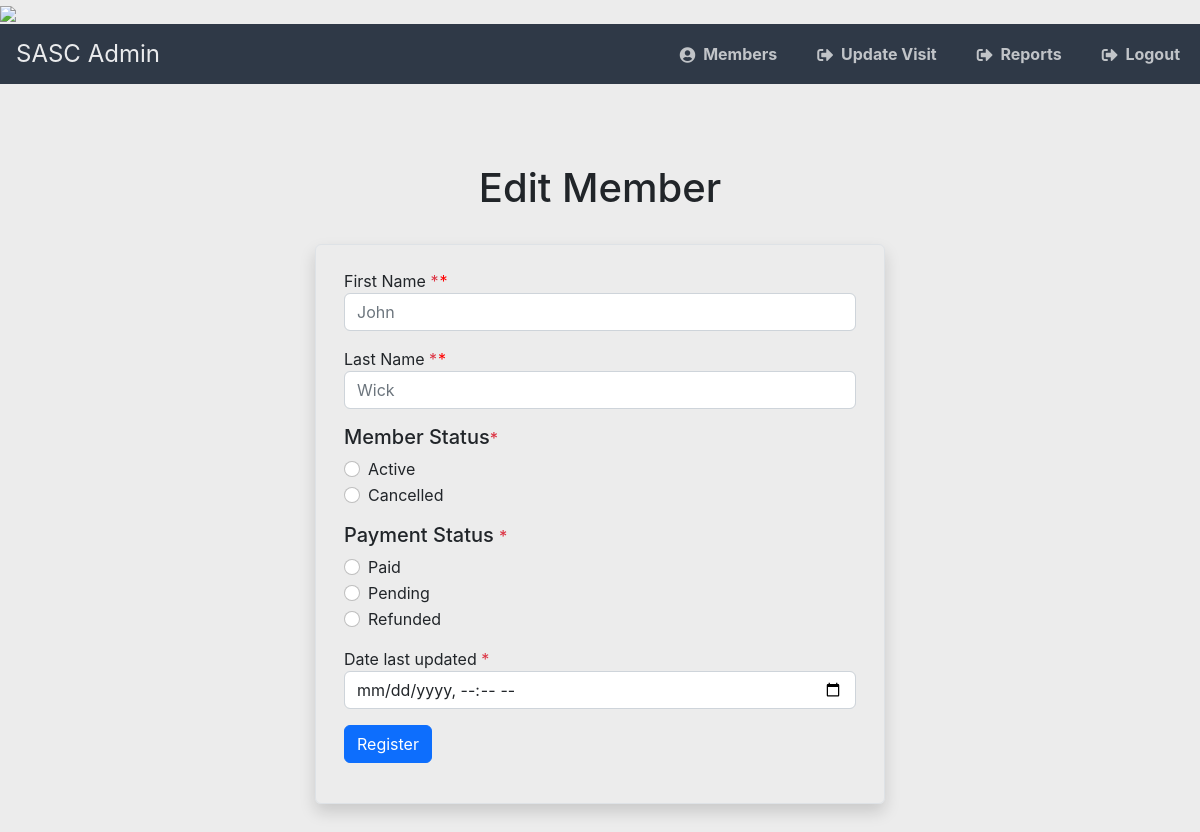
Before: /editmember.php?mem_pass_number=2 with the older database file.
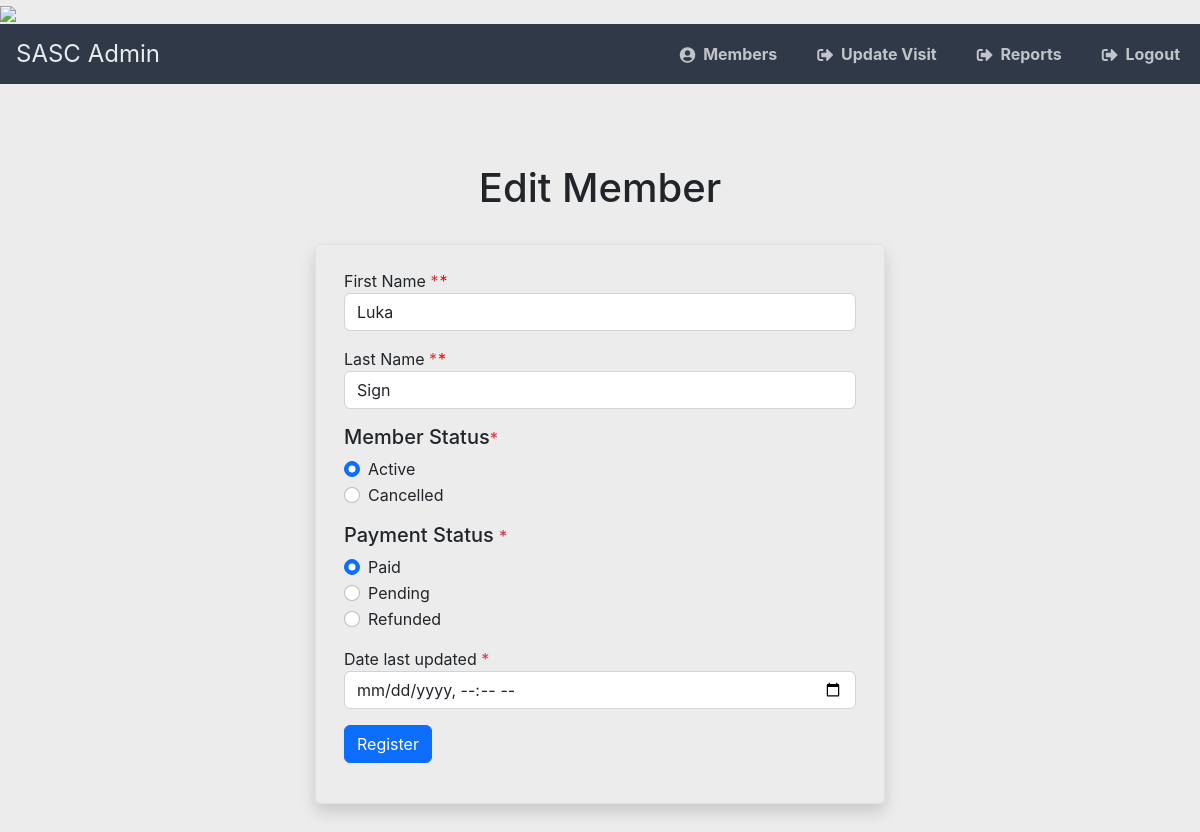
After: the same page with the newer database file.
### tables this page shows
CREATE TABLE `app_members` (
  `mem_pass_number` varchar(50) NOT NULL,
  `mem_first_name` varchar(50) NOT NULL,
  `mem_last_name` varchar(50) NOT NULL,
  `mem_status` enum('Cancelled','Active') NOT NULL,
  `mem_payment_status` enum('Paid','Pending','Refunded') NOT NULL,
  `mem_bar_code` varchar(50) NOT NULL,
  `mem_last_updated` timestamp NOT NULL
);

### html/includes/functions.php (called while the page is built, shortened)
<?php
function connectToDB()
{
    $db = config('db');
    $servername = $db['servername'];
    $username = $db['username'];
    $password = $db['password'];
    $dbName = $db['dbName'];
    try {
        $conn = new PDO("mysql:host=$servername;dbname=$dbName", $username, $password);
        $conn->setAttribute(PDO::ATTR_ERRMODE, PDO::ERRMODE_EXCEPTION);
        return $conn;
    } catch (PDOException $e) {
        echo 'Connection Failed: ' . $e->getMessage();
    }
}
function getMember($id)
{
    $conn = connectToDB();
    if ($conn) {
        $data = $conn->query("SELECT * FROM app_members WHERE mem_pass_number = $id")->fetchAll();
    }
    return $data;
}

### html/editmember.php (the view, shortened to what the changed rows need)
<?php
include_once('includes/functions.php');
$id = $_GET['mem_pass_number'];
$member = getMember($id)[0];
$errors = [];
function isInvalid(string $field)
{
    global $errors;
    return (in_array($field, $errors)) ? 'is-invalid' : null;
}
?>
<!doctype html>
<html lang="en">
<head>
    <link href="https://cdn.jsdelivr.net/npm/bootstrap@5.2.3/dist/css/bootstrap.min.css" rel="stylesheet">
    <link rel="stylesheet" href="https://use.fontawesome.com/releases/v5.7.1/css/all.css">
    <link href="./css/styles.css" rel="stylesheet" />
</head>
<body>
    <?php include 'includes/header.php'; ?>
    <div class="min-vh-100 d-flex align-items-center">
        <div class="container">
            <div class="row">
                <div class="col-12 text-center mb-4">
                    <h1>Edit Member <?php ?></h1>
                </div>
            </div>
            <div class="row d-flex justify-content-center">
                <div class="col-10 col-sm-8 col-md-6 rounded shadow border">
                    <form method="post" action="<?php htmlspecialchars($_SERVER['PHP_SELF']); ?>" class="py-4 px-3 needs-validation" novalidate>
                        <div class="mb-3 has-validation">
                            <label for="mem_first_name">First Name <nobr class="text-danger">*</nobr></label>
                            <input type="text" id="mem_first_name" name="mem_first_name" placeholder="John" class="form-control <?php echo isInvalid('mem_first_name'); ?>" value="<?php echo $member['mem_first_name'] ?>" required />
                        </div>
                        <div class="mb-3 has-validation">
                            <label for="mem_last_name">Last Name <nobr class="text-danger">*</nobr></label>
                            <input type="text" id="mem_last_name" name="mem_last_name" placeholder="Wick" class="form-control <?php echo isInvalid('mem_last_name'); ?>" value="<?php echo $member['mem_last_name'] ?>" required />
                        </div>
                        <div class="mb-3 has-validation">
                            <div class="form-check">
                                <input class="form-check-input <?php echo isInvalid('mem_status'); ?>" type="radio" name="mem_status" id="mem_status-active" value="Active" <?php echo ($member['mem_status'] === 'Active') ? 'checked' : null ?> required />
                                <label class="form-check-label" for="program1">Active</label>
                            </div>
                            <div class="form-check">
                                <input class="form-check-input <?php echo isInvalid('mem_status'); ?>" type="radio" name="mem_status" id="mem_status-cancelled" value="Cancelled" <?php echo ($member['mem_status'] === 'Cancelled') ? 'checked' : null ?> required />
                                <label class="form-check-label" for="program2">Cancelled</label>
                            </div>
                        </div>
                        <div class="mb-3 has-validation">
                            <div class="form-check">
                                <input class="form-check-input <?php echo isInvalid('mem_payment_status'); ?>" type="radio" name="mem_payment_status" id="payment-paid" value="paid" <?php echo ($member['mem_payment_status'] === 'Paid') ? 'checked' : null ?> required  />
                                <label class="form-check-label" for="mem_payment_status-paid">Paid</label>
                            </div>
                            <div class="form-check">
                                <input class="form-check-input <?php echo isInvalid('mem_payment_status'); ?>" type="radio" name="mem_payment_status" id="payment-pending" value="pending" <?php echo ($member['mem_payment_status'] === 'Pending') ? 'checked' : null ?> required />
                                <label class="form-check-label" for="mem_payment_status-pending">Pending</label>
                            </div>
                            <div class="form-check">
                                <input class="form-check-input <?php echo isInvalid('mem_payment_status'); ?>" type="radio" name="mem_payment_status" id="payment-refunded" value="refunded" <?php echo ($member['mem_payment_status'] === 'Refunded') ? 'checked' : null ?> required />
                                <label class="form-check-label" for="mem_payment_status-refunded">Refunded</label>
                            </div>
                        </div>
                    </form>
                </div>
            </div>
        </div>
    </div>
</body>
</html>

Changed rows visible on the page:
added app_members: mem_first_name "Luka", mem_last_name "Sign", mem_status "☑", mem_payment_status "☑"
Other visible differences:
form field mem_status: "☐" → (not shown)
form field mem_payment_status: "☐" → (not shown)
